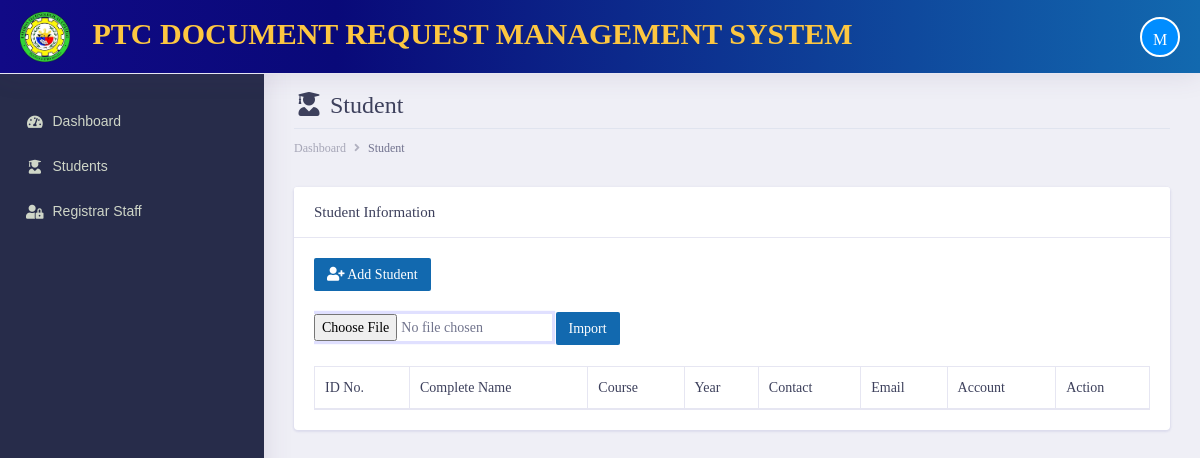
The app's page /admin/documents/student.php (signed in), older data.
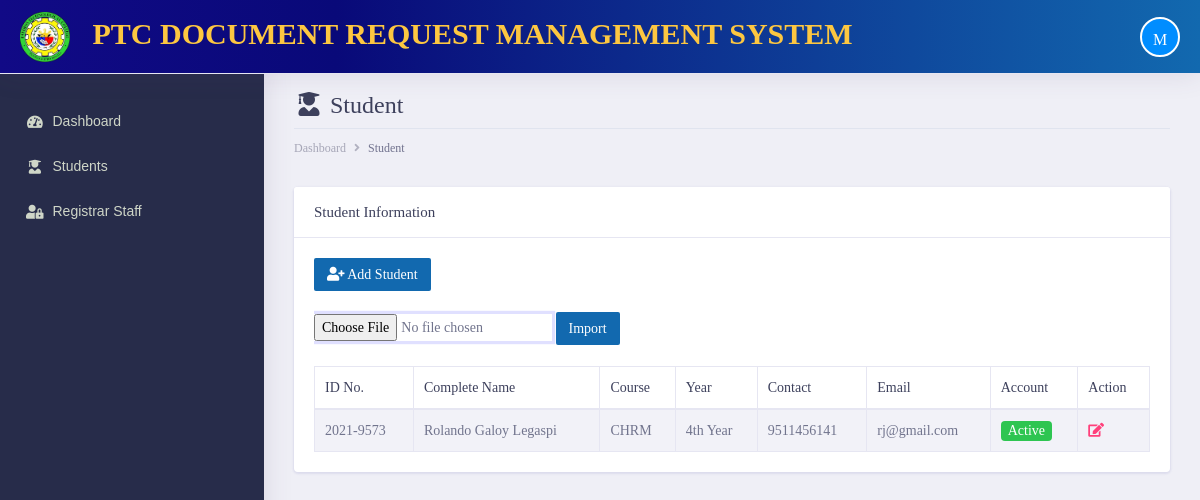
The same page, newer data.
### tables this page shows
CREATE TABLE `tbl_student` (
  `student_id` int(11) NOT NULL,
  `studentID_no` text NOT NULL,
  `first_name` varchar(255) NOT NULL,
  `middle_name` varchar(255) NOT NULL,
  `last_name` varchar(255) NOT NULL,
  `course` varchar(255) NOT NULL,
  `year_level` varchar(255) NOT NULL,
  `date_ofbirth` varchar(255) NOT NULL,
  `gender` varchar(255) NOT NULL,
  `complete_address` varchar(255) NOT NULL,
  `email_address` varchar(255) NOT NULL,
  `mobile_number` varchar(255) NOT NULL,
  `username` varchar(255) NOT NULL,
  `password` varchar(255) DEFAULT NULL,
  `account_status` enum('Active','Inactive') DEFAULT 'Active',
  `date_created` date NOT NULL DEFAULT current_timestamp()
);

### admin/init/model/class_model.php (called while the page is built, shortened)
<?php
	class class_model{
		public $host = db_host;
		public $user = db_user;
		public $pass = db_pass;
		public $dbname = db_name;
		public $conn;
		private function connect(){
			$this->conn = new mysqli($this->host, $this->user, $this->pass, $this->dbname);
		}
	    public function fetchAll_student(){
            $sql = "SELECT * FROM  tbl_student";
				$stmt = $this->conn->prepare($sql);
				$stmt->execute();
				$result = $stmt->get_result();
		        $data = array();
		         while ($row = $result->fetch_assoc()) {
		                   $data[] = $row;
		            }
		         return $data;
		  }
	}
?>

### admin/documents/student.php (the view, shortened to what the changed rows need)
<?php include('main_header/header.php'); ?>
<div class="dashboard-wrapper">
    <div class="container-fluid dashboard-content">
        <div class="row">
            <div class="col-xl-12 col-lg-12 col-md-12 col-sm-12 col-12">
                <div class="page-header">
                    <h2 class="pageheader-title"><i class="fa fa-fw fa-user-graduate"></i> Student </h2>
                </div>
            </div>
        </div>
        <div class="row">
            <div class="col-xl-12 col-lg-12 col-md-12 col-sm-12 col-12">
                <div class="card">
                    <div class="card-body">
                        <div class="table-responsive">
                            <a href="add-student.php" class="btn btn-sm" style="background-color:#1269AF !important; color:white"><i class="fa fa-fw fa-user-plus"></i> Add Student</a><br><br>
                            <br>
                            <table class="table table-striped table-bordered first">
                                <thead>
                                    <tr>
                                        <th scope="col">ID No.</th>
                                        <th scope="col">Complete Name</th>
                                        <th scope="col">Course</th>
                                        <th scope="col">Year</th>
                                        <th scope="col">Contact</th>
                                        <th scope="col">Email</th>
                                        <th scope="col">Account</th>
                                        <th scope="col">Action</th>
                                    </tr>
                                </thead>
                                <tbody>
                                    <?php
                                        $conn = new class_model();
                                        $student = $conn->fetchAll_student();
                                    ?>
                                    <?php foreach ($student as $row) { ?>
                                    <tr>
                                        <td><?= $row['studentID_no']; ?></td>
                                        <td><?= $row['first_name'] .' '. $row['middle_name'].' '.$row['last_name']; ?></td>
                                        <td><?= $row['course']; ?></td>
                                        <td><?= $row['year_level']; ?></td>
                                        <td><?= $row['mobile_number']; ?></td>
                                        <td><?= $row['email_address']; ?></td>
                                        <td>
                                            <?php
                                                if($row['account_status'] === 'Active'){
                                                    echo '<span class="badge bg-success text-white">Active</span>';
                                                }else if($row['account_status'] === 'Inactive'){
                                                    echo '<span class="badge bg-danger text-white">Inactive</span>';
                                                }
                                            ?>
                                        </td>
                                        <td class="align-right">
                                            <a href="edit-student.php?student=<?= $row['student_id']; ?>&student-number=<?php echo $row['studentID_no']; ?>" class="text-secondary font-weight-bold text-xs" data-toggle="tooltip" data-original-title="Edit user">
                                                <i class="fa fa-edit"></i>
                                            </a>
                                        </td>
                                    </tr>
                                    <?php } ?>
                                </tbody>
                            </table>
                        </div>
                    </div>
                </div>
            </div>
        </div>
    </div>
</div>
</body>
</html>

Row changes from the older to the newer data that the page shows:
added tbl_student: studentID_no "2021-9573", first_name "Rolando", middle_name "Galoy", last_name "Legaspi", course "CHRM", year_level "4th Year", mobile_number "9511456141", email_address "rj@gmail.com", account_status "Active"
